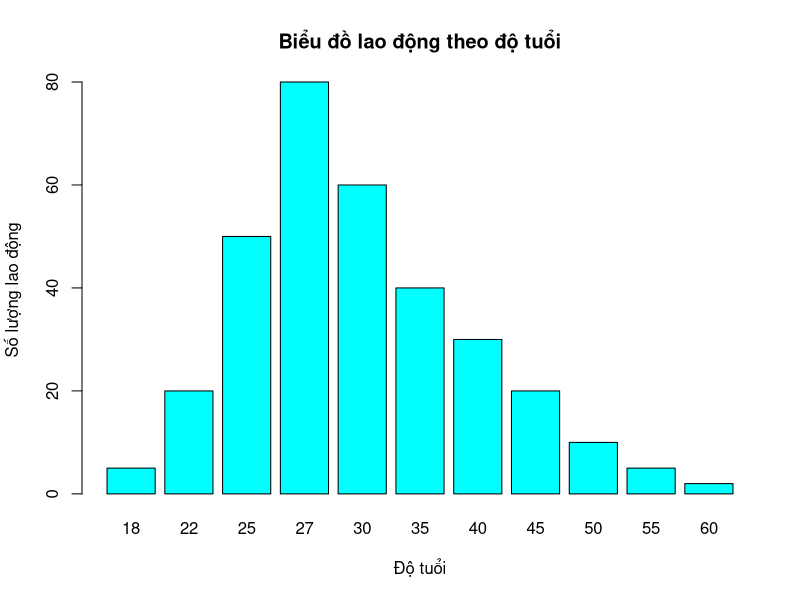

Source code (R):
# Tạo dữ liệu ví dụ
age <- c(18, 22, 25, 27, 30, 35, 40, 45, 50, 55, 60)
count <- c(5, 20, 50, 80, 60, 40, 30, 20, 10, 5, 2)

# Tạo dataframe
data <- data.frame(age, count)

# Vẽ biểu đồ cột 
barplot(height = data$count, 
        names.arg = data$age,
        xlab = "Độ tuổi",
        ylab = "Số lượng lao động",
        col = "#00ffff")

# Thêm tiêu đề
title("Biểu đồ lao động theo độ tuổi")